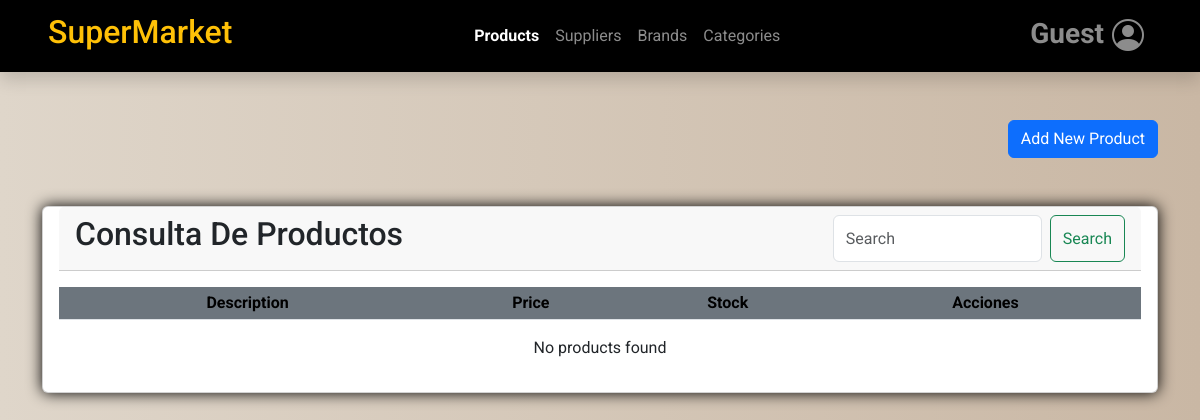
/products/, run on an earlier commit of the app's database.
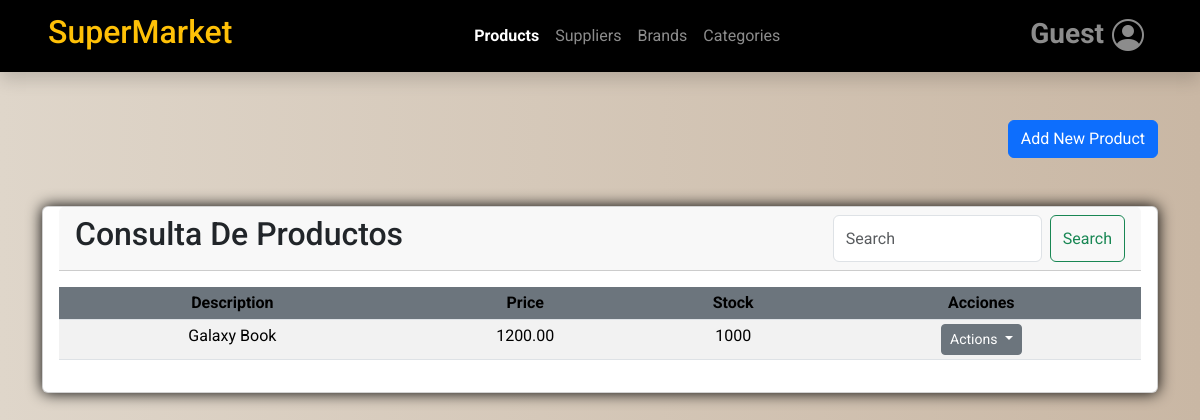
And on a later commit of the database.
### ventas/models.py (models this page shows, shortened)
class Product(models.Model):
    class Status(models.TextChoices):
        STORE = 'RS', 'Rio Store'
        FERRISARITO = 'FS', 'Ferrisariato'
        COMISARIATO = 'CS', 'Comisariato'
    description = models.CharField('Articulo',max_length=100)
    cost=models.DecimalField('Costo Producto',max_digits=10,decimal_places=2,default=Decimal('0.0'))
    price=models.DecimalField('Precio',max_digits=10,decimal_places=2,default=Decimal('0.0'))
    stock=models.IntegerField(default=100,help_text="Stock debe estar en 0 y 10000 unidades",verbose_name='Stock')
    iva = models.IntegerField(verbose_name='IVA', choices=((0,'0%'),(5,'5%'),(15,'15%')), default=15)
    expiration_date = models.DateTimeField('Fecha Caducidad',default=timezone.now)
    brand = models.ForeignKey(Brand,on_delete=models.CASCADE,related_name='product',verbose_name='Marca')
    user = models.ForeignKey(User,on_delete=models.CASCADE)
    supplier = models.OneToOneField(Supplier,on_delete=models.CASCADE,verbose_name='Proveedor')
    categories = models.ManyToManyField('Category',verbose_name='Categoria')
    line = models.CharField('Linea',max_length=2,choices=Status.choices,default=Status.COMISARIATO)
    image = models.ImageField(upload_to='products/',blank=True,null=True,default='products/product.png')
    created = models.DateTimeField(auto_now_add=True)
    updated = models.DateTimeField(auto_now=True)
    state = models.BooleanField('Activo', default = True)
    objects = models.Manager()  # Manager predeterminado
    active_products = ActiveProductManager()  #
    class Meta:
        verbose_name = 'Producto'
        verbose_name_plural = 'Productos'
        ordering = ['description']
        indexes = [models.Index(fields=['description']),]

### ventas/views.py (the view, shortened to what this page needs)
# urls.py: path('products/', views.products, name='products'),
def products(request):
    products = Product.objects.all().order_by('id')
    brands = Brand.objects.all()
    categories = Category.objects.all()
    suppliers = Supplier.objects.all()
    status_choices = Product.Status.choices
    if request.method == 'GET':
        query = request.GET.get('q')
        if query:
            products = products.filter(description__icontains=query)
        data = {
            "title1": "Productos",
            "title2": "Consulta De Productos",
            'form': ProductForm(),
            'products': products,
            'company': company,
            'brands': brands,
            'categories': categories,
            'suppliers': suppliers,
            'status_choices': status_choices,
            'expiration_date': datetime.now().strftime('%Y-%m-%d T %H:%M')
        }
        return render(request, 'ventas/products/products.html', data)

### ventas/forms.py
class ProductForm(ModelForm):
    class Meta:
        model = Product
        fields = ['description', 'price', 'stock', 'brand', 'categories',
                  'line', 'supplier', 'expiration_date', 'image', 'state']

### templates/ventas/products/products.html (shortened to what this page needs)
{% extends 'base.html' %}
{% load static %}
{% block content %}
<div class="container mt-5">
    <div class="row">
        <div class="col text-end">
            <button type="button" class="btn btn-primary" data-bs-toggle="modal" data-bs-target="#modalCrearProducto">
                Add New Product
            </button>
        </div>
    </div>
    <div class="row">
        <div class="col">
            <div class="card text-center my-5">
                <div class="card-header d-flex justify-content-between mx-3">
                    <h2>{{title2}}</h2>
                    <form class="d-flex" role="search">
                        <input class="form-control me-2" type="search" name="q" id="search-input" placeholder="Search"
                            aria-label="Search" value="{{ request.GET.q }}">
                        <button class="btn btn-outline-success" type="submit" id="search-button">Search</button>
                    </form>
                </div>
                <div class="card-body">
                    <div class="table">
                        <table class="table table-striped text-center table-sm">
                            <thead>
                                <tr>
                                    <th class="bg-secondary">Description</th>
                                    <th class="bg-secondary">Price</th>
                                    <th class="bg-secondary">Stock</th>
                                    <th class="bg-secondary">Acciones</th>
                                </tr>
                            </thead>
                            <tbody>
                                {% for product in products %}
                                <tr>
                                    <td class="text-center">{{ product.description }}</td>
                                    <td class="text-center">{{ product.price }}</td>
                                    <td class="text-center">{{ product.stock }}</td>
                                    <td class="text-center">
                                        <div class="dropdown-center">
                                            <button class="btn btn-secondary btn-sm dropdown-toggle" type="button"
                                                data-bs-toggle="dropdown" aria-expanded="false">
                                                Actions
                                            </button>
                                        </div>
                                    </td>
                                </tr>
                                {% endfor %}
                            </tbody>
                        </table>
                        {% if not products %}
                        <p class="text-center">No products found</p>
                        {% endif %}
                    </div>
                </div>
            </div>
        </div>
    </div>
</div>
{% endblock content %}

What changed in the data, as far as the page shows it:
added Product: description "Galaxy Book", price "1200.00", stock "1000"
Also different on the page:
text no longer shown: "No products found"
